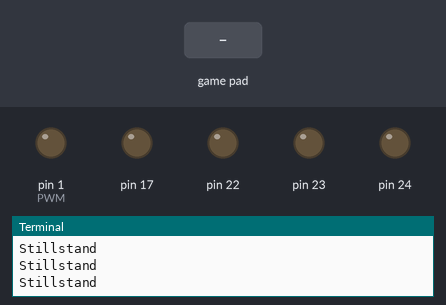
The program below on a simulated Raspberry Pi (wiringPi pin numbers). Shown: output pins drawn as LEDs (lit = HIGH), the last lines printed to the terminal. The inputs (shaded band) are chosen by the test bench. Pin numbers are wiringPi numbers.

Above: at 1.2 s.
1.3 s: game-controller button 4 pressed
At 1.38 s:
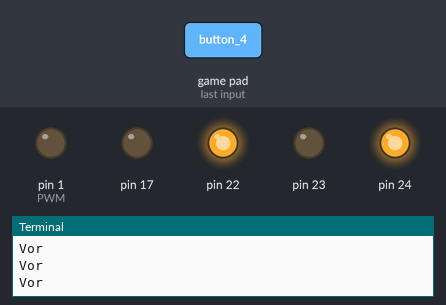
2.9 s: game-controller button 5 pressed
At 4.2 s:
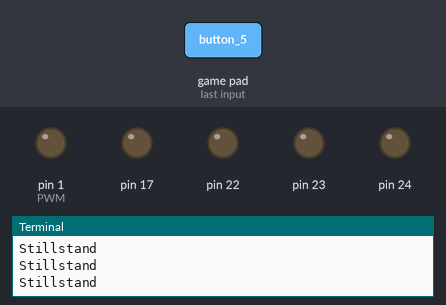
4.5 s: game-controller button 7 pressed
At 5.7 s:
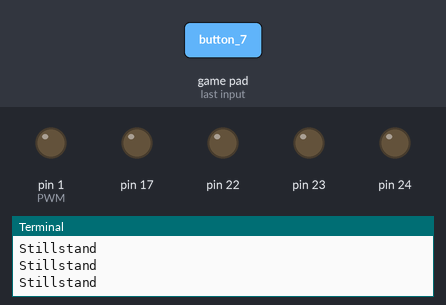
6.1 s: game-controller button 6 pressed
At 6.7 s:
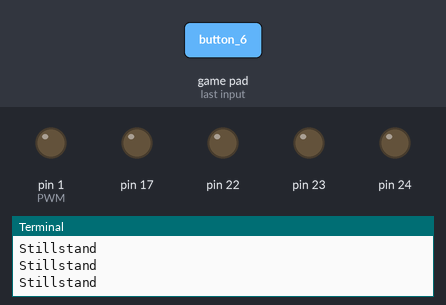
Timing chart, 0 to 8.7 s (numbered marks = the images above; inputs shaded):
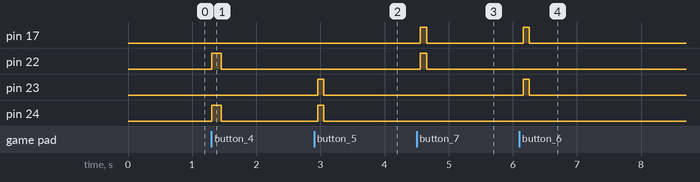

Measured:
- after the input at 1.3 s, pin 22, pin 24: LOW → HIGH at once, → LOW 0.15 s later
- after the input at 2.9 s, pin 23, pin 24: LOW → HIGH after 0.06 s, → LOW 0.09 s later
- after the input at 4.5 s, pin 17, pin 22: LOW → HIGH after 0.06 s, → LOW 0.10 s later
- after the input at 6.1 s, pin 17, pin 23: LOW → HIGH after 0.06 s, → LOW 0.09 s later

The program:

RC-Car_PS3.py
```python
#!/usr/bin/python

import pygame
import sys
from time import sleep
import RPi.GPIO as GPIO
import wiringpi

GPIO.setwarnings(False)
GPIO.setmode(GPIO.BCM)

GPIO.setup(22, GPIO.OUT)
GPIO.setup(23, GPIO.OUT)
#GPIO.setup(25, GPIO.OUT)
GPIO.setup(24, GPIO.OUT)
GPIO.setup(17, GPIO.OUT)

pygame.init()

j = pygame.joystick.Joystick(0)
j.init()

PWM  = 1 # gpio pin 12 = wiringpi no. 1
wiringpi.wiringPiSetup()
wiringpi.pinMode(PWM, 2) # PWM

try:

  while j.get_button(3) == 0:

		pygame.event.pump()
		speed= j.get_axis(13)
		pwmout= speed * 1023

	#Speed
		if j.get_axis(13) != 0.00:
			wiringpi.pwmWrite(PWM,int(pwmout))
			print int(pwmout)


		elif j.get_axis(13) == 0.00:
			wiringpi.pwmWrite(PWM,0)


	#Richtungen
		if j.get_button(4) != 0 :	#VOR
			GPIO.output(22, True)
			GPIO.output(24, True)

			print "Vor"
			sleep(0.01)

		elif j.get_button(5) != 0  :		#RECHTS

			GPIO.output(24, True)
			GPIO.output(23, True)

			print "RECHTS"
			sleep(0.01)

		elif j.get_button(7) != 0	:	#Links

			GPIO.output(22, True)
			GPIO.output(17, True)

			print "Links"
			sleep(0.01)

		elif j.get_button(6) != 0	:	#Zurueck

			GPIO.output(23, True)
			GPIO.output(17, True)

			print "Zurueck"
			sleep(0.01)

	# Stillstand

		elif j.get_button(4) == 0 or j.get_button(5) == 0 or j.get_button(6) == 0 or j.get_button(7) == 0:

			GPIO.output(22, False)
			GPIO.output(24, False)

			GPIO.output(23, False)
			GPIO.output(17, False)

			print "Stillstand"
			sleep(0.1)
except KeyboardInterrupt:
	GPIO.cleanup()
	j.quit()
	sys.exit()
```
